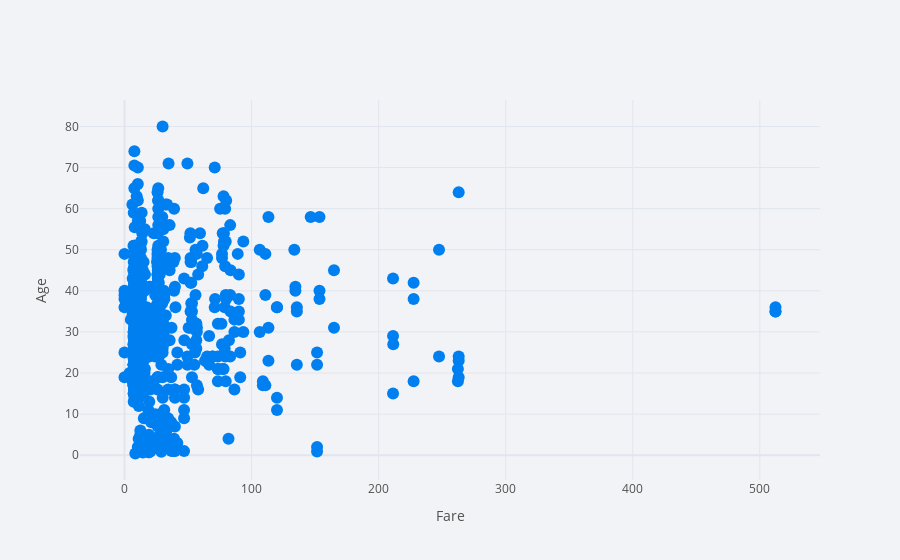

This figure's notebook cell:
### Code cell
cf.set_config_file(theme='polar')
df2.iplot(x='fare',y='age',mode='markers',xTitle='Fare',yTitle='Age')

### Figure 1 — Plotly figure (JSON) as saved in the notebook; plotly's stock layout.template omitted (floating-point values rounded to 4 significant figures; data arrays with more than 128 entries replaced by an {"elided": "..."} marker saying what was removed)
{"data": [{"line": {"color": "rgba(0, 128, 240, 1.0)", "dash": "solid", "shape": "linear", "width": 1.3}, "marker": {"size": 12, "symbol": "circle"}, "mode": "markers", "name": "age", "text": "", "type": "scatter", "x": {"elided": "891 float values"}, "y": {"elided": "891 mixed values"}}], "layout": {"legend": {"bgcolor": "#F2F3F7", "font": {"color": "#505050"}}, "paper_bgcolor": "#F2F3F7", "plot_bgcolor": "#F2F3F7", "title": {"font": {"color": "#484848"}}, "xaxis": {"gridcolor": "#E1E5ED", "showgrid": true, "tickfont": {"color": "#505050"}, "title": {"font": {"color": "#505050"}, "text": "Fare"}, "zerolinecolor": "#E1E5ED"}, "yaxis": {"gridcolor": "#E1E5ED", "showgrid": true, "tickfont": {"color": "#505050"}, "title": {"font": {"color": "#505050"}, "text": "Age"}, "zerolinecolor": "#E1E5ED"}}}
